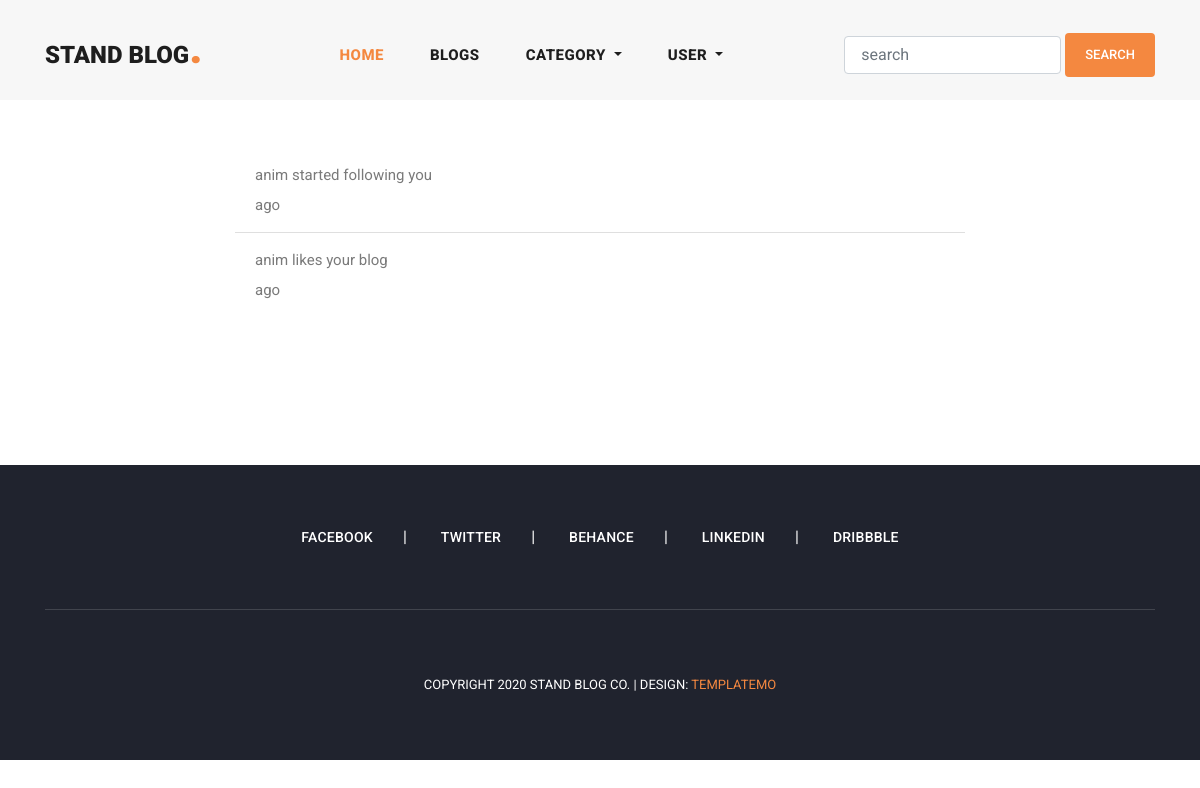
Before: /notification/ (signed in) with the older database file.
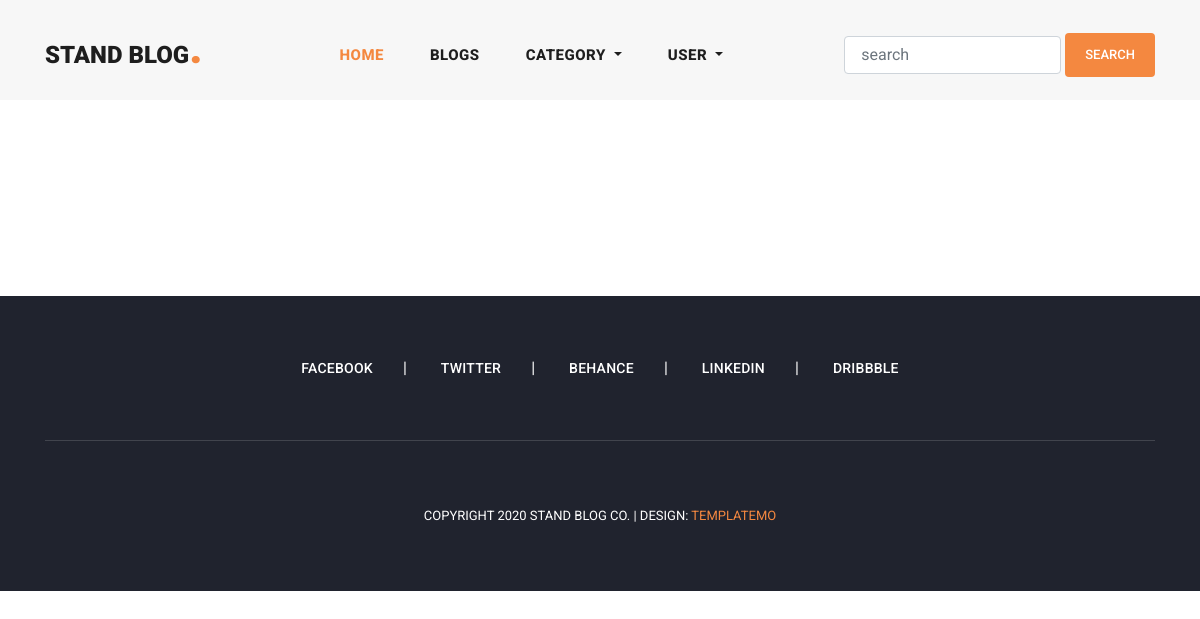
After: the same page with the newer database file.
### notification/models.py (models this page shows, shortened)
class Notification(models.Model):
    NOTIFICATION_TYPES = ("Blog", "Like", "Follow")
    content_type = models.ForeignKey(ContentType, on_delete=models.CASCADE)
    object_id = models.BigIntegerField()
    content_object = GenericForeignKey('content_type', 'object_id')
    user = models.ForeignKey(User, related_name="user_notification", on_delete=models.CASCADE)
    text = models.CharField(max_length=150)
    is_seen = models.BooleanField(default=False)
    notification_types = models.CharField(
        max_length=20,
        choices=list(zip(NOTIFICATION_TYPES, NOTIFICATION_TYPES))
    )
    created = models.DateTimeField(auto_now_add=True)

### user/views.py (the view)
# urls.py: path('notification/',notification,name='notification'),
@login_required(login_url="login_user")
def notification(request):
    notifications = Notification.objects.filter(
        user=request.user,
        is_seen=False
    )
    for notification in notifications:
        notification.is_seen = True
        notification.save()
    return render(request, "notification.html")

### blog/context_processors.py (called while the page is built)
def get_all_categories(request):
    categories = Category.objects.all()
    context = {
        "categories": categories
    }
    return context

### user/context_processors.py (called while the page is built)
def user_notification(request):
    context = {}
    if request.user.is_authenticated:
        notifications = Notification.objects.filter(user=request.user).order_by('created')
        unseen = notifications.exclude(is_seen = True)
        context['notifications'] = notifications
        context['unseen'] = unseen.count()
    return context

### templates/notification.html (shortened to what this page needs)
{% extends 'main.html' %}
{% load static %}
{% block content %}
<section class="notifications">
    <div class="container">
        <div class="row justify-content-center py-5">
            {% if notifications %}
            <div class="col-md-8">
                <ul class="list-group list-group-flush">
                    {% for notification in notifications %}
                    {% if notification.content_object %}
                    <li class="list-group-item">
                        {% if notification.notification_types == 'Blog' or  notification.notification_types == 'Like'%}
                        <a class="text-decoration-none text-dark" href="{% url 'blog_details' notification.content_object.slug %}">
                            <p>{{notification.text}}</p>
                            <p>{{notification.created_date|timesince}} ago</p>
                        </a>
                        {% else %}
                        <a class="text-decoration-none text-dark" href="{% url 'userinformation' notification.content_object.followed_by.username %}">
                            <p>{{notification.text}}</p>
                            <p>{{notification.created_date|timesince}} ago</p>
                        </a>
                        {% endif %}
                    </li>
                    {% endif %}
                    {% endfor %}
                </ul>
            </div>
            {% endif %}
        </div>
    </div>
</section>
{%endblock content %}

Changed rows visible on the page:
removed Notification: text "anim started following you"
removed Notification: text "anim likes your blog"
